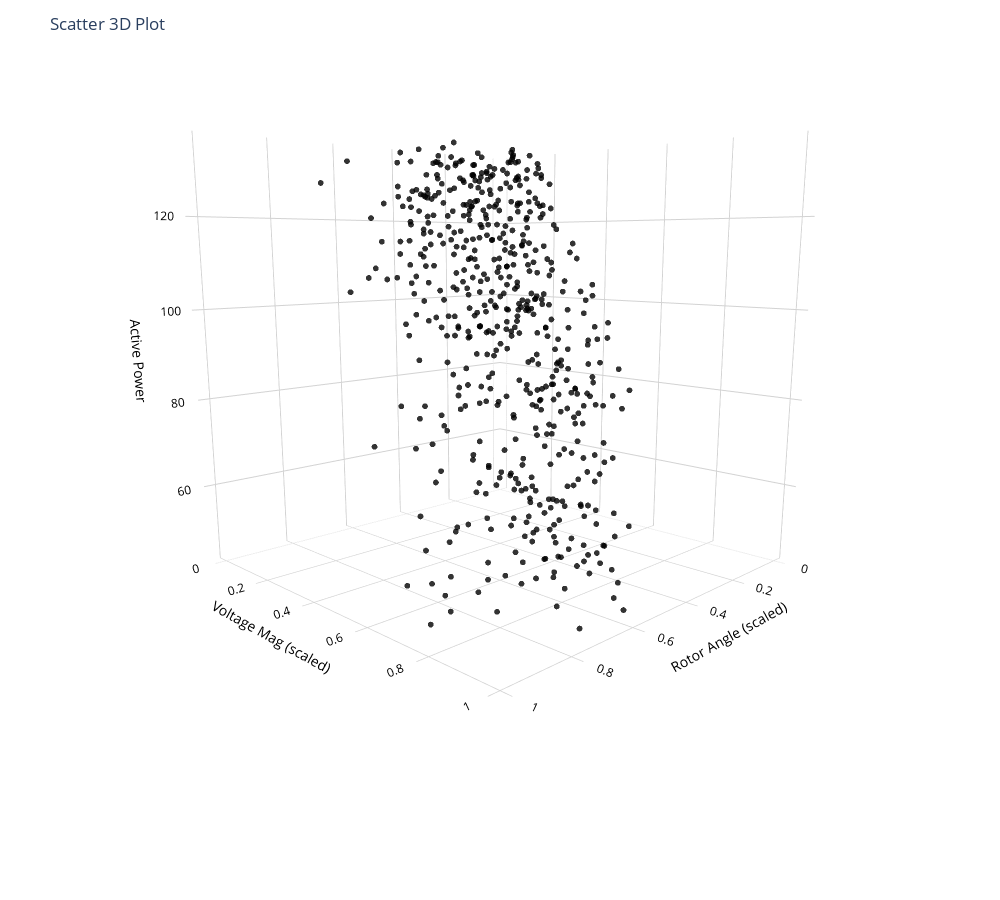

Notebook cell for this chart:
### Code cell
# Create a 3D scatter plot
fig = px.scatter_3d(stable_gen1, 
                    x=stable_gen1['Rotor Angle (scaled)'], 
                    y=stable_gen1['Voltage Mag (scaled)'], 
                    z=stable_gen1['Active Power'], 
                    opacity=0.8, color_discrete_sequence=['black'],
                    height=900, width=1000
                   )

# Set figure title
fig.update_layout(title_text="Scatter 3D Plot",
                  scene_camera_eye=dict(x=1.5, y=1.5, z=0.25), 
                  scene_camera_center=dict(x=0, y=0, z=-0.2),
                  scene = dict(xaxis=dict(backgroundcolor='white',
                                          color='black',
                                          gridcolor='lightgrey'),
                               yaxis=dict(backgroundcolor='white',
                                          color='black',
                                          gridcolor='lightgrey'
                                          ),
                               zaxis=dict(backgroundcolor='white',
                                          color='black', 
                                          gridcolor='lightgrey')))

# Update marker size
fig.update_traces(marker=dict(size=2))

fig.show()

### Figure 1 — Plotly figure (JSON) as saved in the notebook; plotly's stock layout.template omitted (floating-point values rounded to 4 significant figures; data arrays with more than 128 entries replaced by an {"elided": "..."} marker saying what was removed)
{"data": [{"hovertemplate": "Rotor Angle (scaled)=%{x}<br>Voltage Mag (scaled)=%{y}<br>Active Power=%{z}<extra></extra>", "legendgroup": "", "marker": {"color": "black", "opacity": 0.8, "size": 2, "symbol": "circle"}, "mode": "markers", "name": "", "scene": "scene", "showlegend": false, "type": "scatter3d", "x": {"elided": "549 float values"}, "y": {"elided": "549 float values"}, "z": {"elided": "549 float values"}}], "layout": {"height": 900, "legend": {"tracegroupgap": 0}, "margin": {"t": 60}, "scene": {"camera": {"center": {"x": 0, "y": 0, "z": -0.2}, "eye": {"x": 1.5, "y": 1.5, "z": 0.25}}, "domain": {"x": [0, 1], "y": [0, 1]}, "xaxis": {"backgroundcolor": "white", "color": "black", "gridcolor": "lightgrey", "title": {"text": "Rotor Angle (scaled)"}}, "yaxis": {"backgroundcolor": "white", "color": "black", "gridcolor": "lightgrey", "title": {"text": "Voltage Mag (scaled)"}}, "zaxis": {"backgroundcolor": "white", "color": "black", "gridcolor": "lightgrey", "title": {"text": "Active Power"}}}, "title": {"text": "Scatter 3D Plot"}, "width": 1000}}
